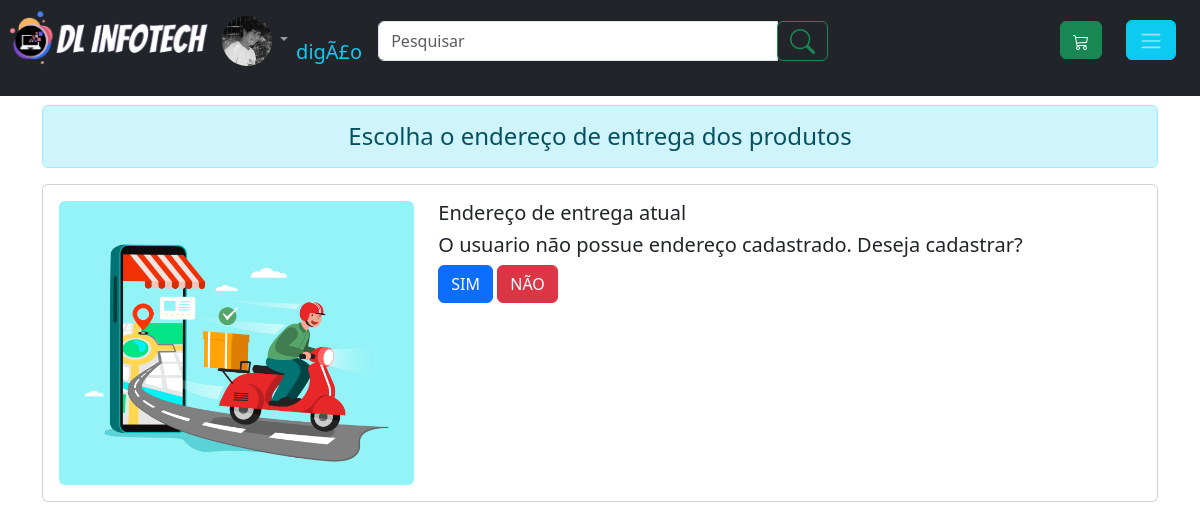
The page /produtos/endereco_compra.php (signed in) on the database as committed earlier.
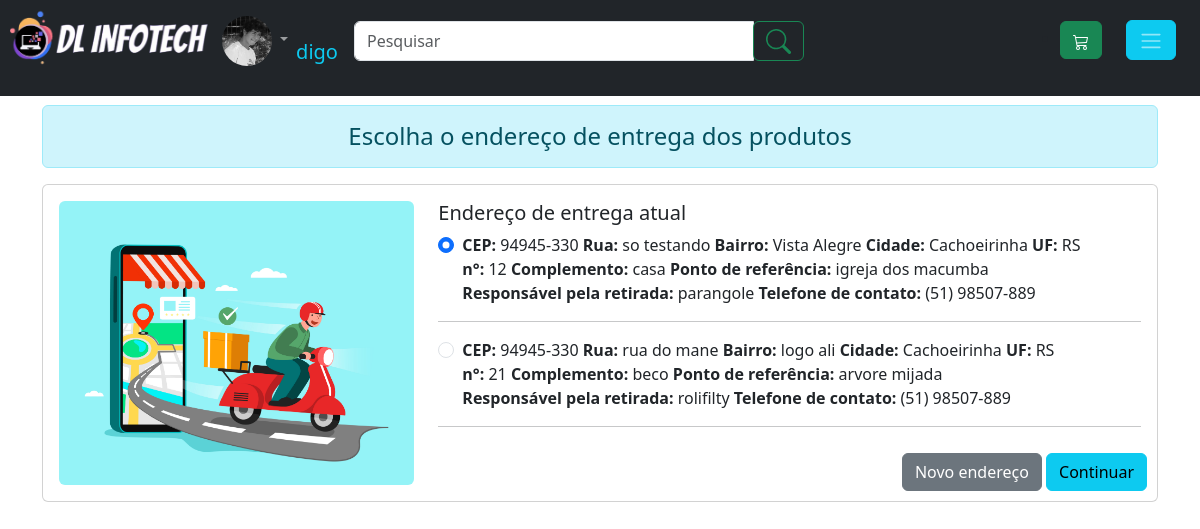
The same page on the database as committed later.
### tables this page shows
CREATE TABLE `endereco_usuario` (
  `id_endereco` int(11) NOT NULL,
  `id_usuario` int(11) NOT NULL,
  `CEP` varchar(9) NOT NULL,
  `logradouro` varchar(120) NOT NULL,
  `bairro` varchar(60) NOT NULL,
  `cidade` varchar(60) NOT NULL,
  `UF` varchar(2) NOT NULL,
  `numero` int(6) NOT NULL,
  `complemento` varchar(60) NOT NULL,
  `ponto_referencia` varchar(100) NOT NULL,
  `retirada_com` varchar(100) NOT NULL,
  `telefone_entrega` varchar(14) NOT NULL
);

### verifica_session.php (called while the page is built, shortened)
<?php
if(empty($_SESSION['id_usuario'])){
	$logado = 0;
	session_destroy();
	}else{
	$logado = 1;
        $id_usuario = $_SESSION['id_usuario'];
        $foto = $_SESSION['foto'];
        $apelido = $_SESSION['apelido'];
	}
?>

### produtos/endereco_compra.php (the view, shortened to what this page needs)
<?php
require_once('../verifica_session.php');
require_once 'cabecalho.php';
?>
<div class="container" style="margin-top:105px">
	<h4 class="alert alert-info" align="center">Escolha o endereço de entrega dos produtos</h4>
<div class="card mb-3">
  <div class="row" >
    <div class="col-md-4">
      <img src="../img/entrega.jpg" class="img-fluid rounded m-3" alt="...">
    </div>
    <div class="col">
      <div class="card-body">
        <h5 class="card-title">Endereço de entrega atual</h5>
				<?php
                if(isset($_SESSION['id_usuario'])){
				$sql2 = "SELECT * FROM endereco_usuario WHERE id_usuario = '".$id_usuario."'";
				$consulta2 = $conexao->query($sql2);
				$dados_a = $consulta2->fetchALL(PDO::FETCH_ASSOC);
				if(empty($dados_a)){
					echo '<h5>O usuario não possue endereço cadastrado. Deseja cadastrar?</h5>
					<a class="btn btn-primary" href="cadastro_endereco.php">SIM</a>
					<a class="btn btn-danger" href="pagina_produto.php?id_produto='.$_SESSION['ultimo_visto'].'">NÃO</a>
					';
				}else{
                                    echo '<form action="../conclui_venda/modo_pagamento.php" method="POST">';
                                    $checked = 1;
                                    foreach($dados_a as $d){
                                        if($checked == 1){
                                            $checked_show = 'checked';
                                        }else{
                                            $checked_show = '';
                                        }
                                        $checked +=1;
		echo '<div class="form-check">
		  <input class="form-check-input" type="radio" name="id_endereco" value="'.$d['id_endereco'].'" '.$checked_show.'>
		  <label class="form-check-label" for="flexRadioDefault1">
                  <strong>CEP:</strong> '.$d['CEP'].'
		  </label>
                  <label class="form-check-label" for="flexRadioDefault1">
                  <strong> Rua:</strong> '.$d['logradouro'].'
		  </label>
                  <label class="form-check-label" for="flexRadioDefault1">
                  <strong> Bairro:</strong> '.$d['bairro'].'
		  </label>
                  <label class="form-check-label" for="flexRadioDefault1">
                  <strong> Cidade:</strong> '.$d['cidade'].'
		  </label>
                  <label class="form-check-label" for="flexRadioDefault1">
                  <strong> UF:</strong> '.$d['UF'].'
		  </label></br>
                  <label class="form-check-label" for="flexRadioDefault1">
                  <strong> n°:</strong> '.$d['numero'].'
		  </label>
                  <label class="form-check-label" for="flexRadioDefault1">
                  <strong> Complemento:</strong> '.$d['complemento'].'
		  </label>
                  <label class="form-check-label" for="flexRadioDefault1">
                  <strong> Ponto de referência:</strong> '.$d['ponto_referencia'].'
		  </label></br>
                  <label class="form-check-label" for="flexRadioDefault1">
                  <strong> Responsável pela retirada:</strong> '.$d['retirada_com'].'
		  </label>
                  <label class="form-check-label" for="flexRadioDefault1">
                  <strong> Telefone de contato:</strong> '.$d['telefone_entrega'].'
		  </label>
		</div><hr/>
                ';
                }
                echo '<div style="position:absolute;bottom:10px;right:10px">
                <a class="btn btn-secondary" href="cadastro_endereco.php">Novo endereço</a>
                <input type="submit" class="btn btn-info" value="Continuar" >
                </div>
                </form>';
		}
                }else{
                echo '<h5>Você precisa estar logado, ou se cadastrar para efetuar suas compras. Escolha uma das opções abaixo:</h5>
		<a class="btn btn-secondary" href="../usuario/cadastro.php">Cadastro</a>
		<a class="btn btn-info" href="../index.php?">INICIO</a>
		';
                }
                ?>
      </div>
    </div>
  </div>
</div>
</div>

### produtos/cabecalho.php (shortened to what this page needs)
<!doctype html>
<html lang="pt-br">
  <head>
    <link href="https://cdn.jsdelivr.net/npm/bootstrap@5.3.3/dist/css/bootstrap.min.css" rel="stylesheet">
	<link rel="stylesheet" href="../css/style.css">
	<link rel="stylesheet" href="../css/modal.css">
</head>
  <body>
	<nav class="navbar navbar-expand-lg navbar-dark bg-dark fixed-top"  >
		<div class="collapse navbar-collapse">
		<ul class="navbar-nav mr-auto mt-2 mt-lg-0 ">
        <li><a href="../index.php"><img src="../img/logo.png" alt="logo image" style="height: 70px"></a></li><?php
			if($logado == 1){
                    $nick = '';
                    if(!empty($apelido)){$nick = $apelido;}else{$nick = $nome;}
                    if(!empty($foto)){$foto_usuario = $foto;}else{$foto_usuario ="user_null.png" ;}
                    if(!empty($_SESSION['produto_carrinho'])){ $img_carrinho = '<img src="../img/img_carrinho.png" style="width:20px">'; }else{ $img_carrinho = '';}
					echo '<li class="nav-item dropdown">
					<a class="nav-link dropdown-toggle" href="#" id="navbarDropdownMenuLink" role="button" data-toggle="dropdown" aria-haspopup="true" aria-expanded="false">
						<img src="../img/foto_usuario/'.$foto_usuario.'" style="border-radius: 50%;width:50px;height:50px;align=left;">
					</a>
					<div class="dropdown-menu" aria-labelledby="navbarDropdownMenuLink">
					  </div><li class="navbar-brand mt-4"><p class="text-info">'.$nick.'</p></li>
				  </li>
				  <li class="navbar-brand mt-2">
					  <form class="form-inline" method="POST" action="../produtos/procura_produto.php">
						<div class="input-group"><input type="search" class="form-control" placeholder="Pesquisar" name="busca_produto" style="width: 400px;" >
						  <div class="input-group-prepend">
							<button class="input-group-text btn btn-outline-success" type="submit">
								<svg xmlns="http://www.w3.org/2000/svg" width="25" height="25" fill="currentColor" class="bi bi-search" viewBox="0 0 16 16">
								<path d="M11.742 10.344a6.5 6.5 0 1 0-1.397 1.398h-.001q.044.06.098.115l3.85 3.85a1 1 0 0 0 1.415-1.414l-3.85-3.85a1 1 0 0 0-.115-.1zM12 6.5a5.5 5.5 0 1 1-11 0 5.5 5.5 0 0 1 11 0"/>
								</svg>
							</button>
						  </div>
						</div>
					  </form>
				  </li>
				  </ul></div>
				  <ul><li><a type="button" class="btn btn-success me-4" href="../produtos/ver_carrinho.php">
                                        <svg xmlns="http://www.w3.org/2000/svg" width="16" height="16" fill="currentColor" class="bi bi-cart3" viewBox="0 0 16 16">
                                        </svg><span>'.$img_carrinho.'</span>
                                        </a><button type="button" class="btn btn-info me-4" data-toggle="modal" data-target="#exampleModal">
					<span class="navbar-toggler-icon"></span>
					</button></li>
					</ul>';
					}
					?></nav>

Rows that differ between the two databases and show on the page:
added endereco_usuario: CEP "94945-330", logradouro "so testando", bairro "Vista Alegre", cidade "Cachoeirinha", UF "RS", numero "12", complemento "casa", ponto_referencia "igreja dos macumba", retirada_com "parangole", telefone_entrega "(51) 98507-889"
added endereco_usuario: CEP "94945-330", logradouro "rua do mane", bairro "logo ali", cidade "Cachoeirinha", UF "RS", numero "21", complemento "beco", ponto_referencia "arvore mijada", retirada_com "rolifilty", telefone_entrega "(51) 98507-889"
Other text that changed with them:
$nick: "digÃ£o" → "digo"
form field value: (not shown) → "Continuar"
text no longer shown: "O usuario não possue endereço cadastrado. Deseja cadastrar? SIM NÃO"
text now shown: "Novo endereço"
